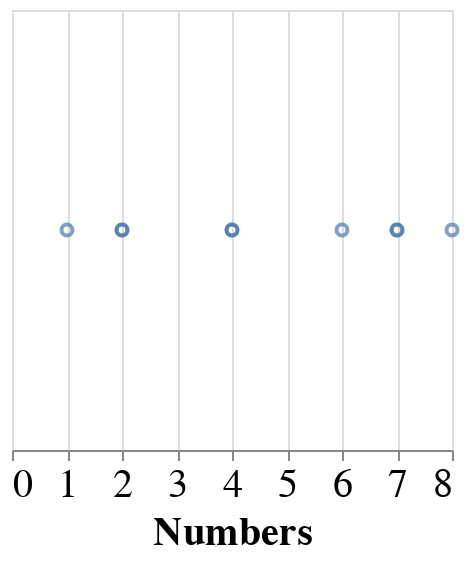

This figure's notebook cell:
### Markdown cell above
Let's add an encoding so the data is mapped to the x and y axes:

### Code cell
plot = alt.Chart(df).mark_point().encode(alt.X('Numbers'))

plot

# We still haven't encoded any of the data to the Y-axis!

### Figure 1 — Vega-Lite specification as saved in the notebook (floating-point values rounded to 4 significant figures)
{"height": 220, "width": 220, "config": {"style": {"circle": {"size": 400}, "point": {"size": 30}, "square": {"size": 400}}, "legend": {"symbolSize": 20, "titleFontSize": 20, "labelFontSize": 20}, "axis": {"titleFontSize": 20, "labelFontSize": 20}}, "data": {"name": "data-e1f27bdda7bfd6fed066714f7c229752"}, "mark": "point", "encoding": {"x": {"type": "quantitative", "field": "Numbers"}}, "$schema": "https://vega.github.io/schema/vega-lite/v4.0.2.json", "datasets": {"data-e1f27bdda7bfd6fed066714f7c229752": [{"Letters": "C", "Numbers": 2}, {"Letters": "C", "Numbers": 7}, {"Letters": "C", "Numbers": 4}, {"Letters": "D", "Numbers": 1}, {"Letters": "D", "Numbers": 2}, {"Letters": "D", "Numbers": 6}, {"Letters": "E", "Numbers": 8}, {"Letters": "E", "Numbers": 4}, {"Letters": "E", "Numbers": 7}]}}
